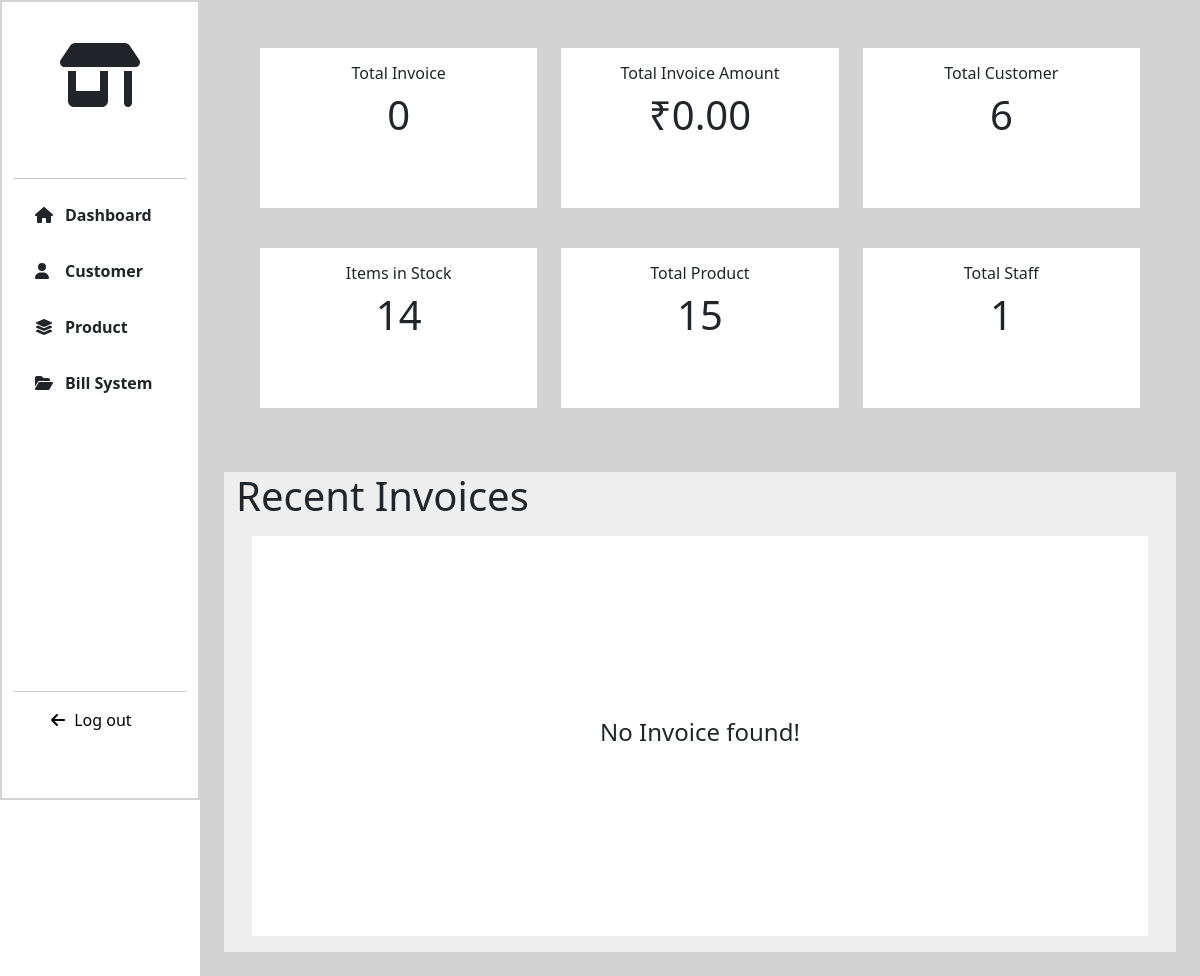
Page /dashboard/ (signed in) on the earlier database version.
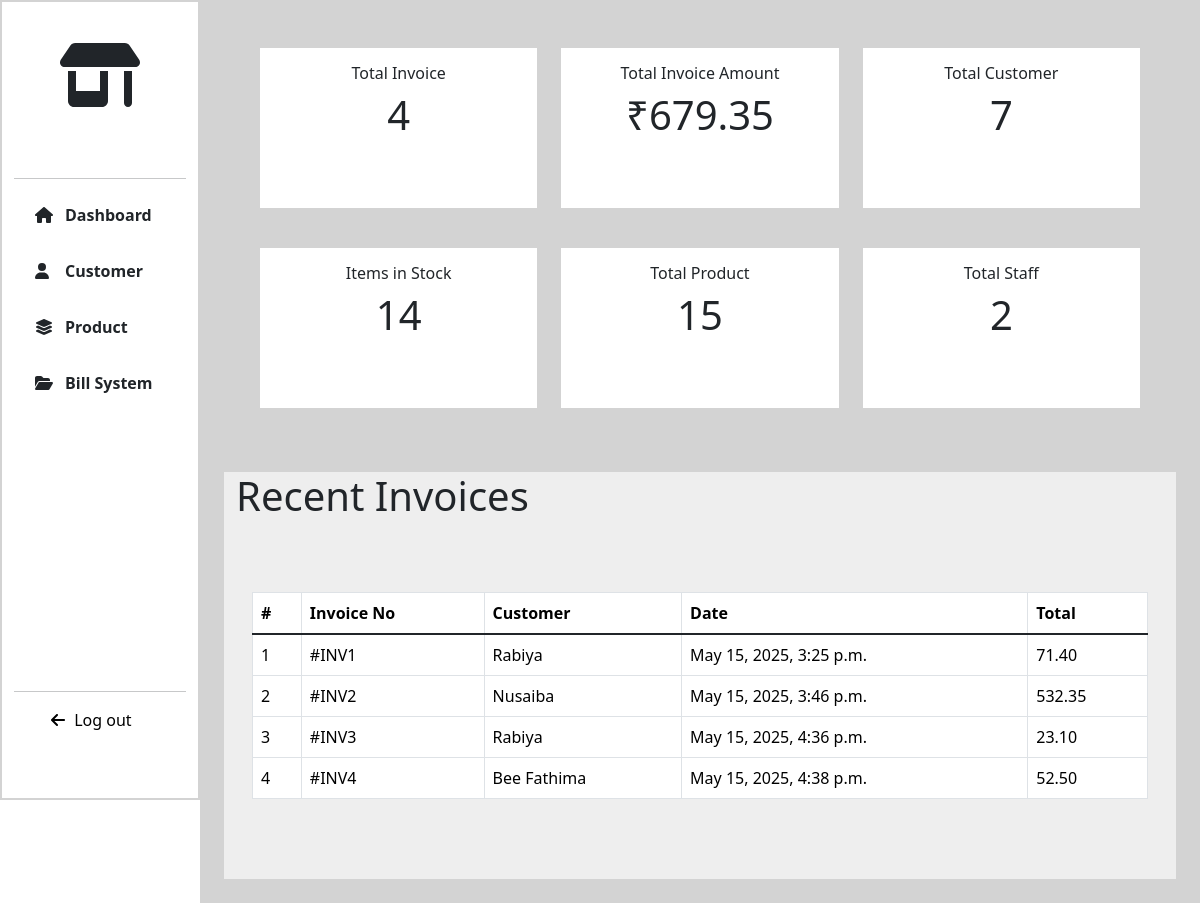
Same page on the later database version.
### BILLING/models.py (models this page shows, shortened)
class Invoice(models.Model):
    customer=models.ForeignKey(Customer,on_delete=models.CASCADE)
    staff=models.ForeignKey(User,on_delete=models.CASCADE)
    date=models.DateTimeField(auto_now_add=True)
    gst_percentage=models.IntegerField(default=5)
    total = models.DecimalField(max_digits=15,decimal_places=2,default=0)
    grand_total=models.DecimalField(max_digits=15,default=0,decimal_places=2)

### CUSTOMER/models.py (models this page shows, shortened)
class Customer(models.Model):
    fullname=models.CharField(max_length=255)
    phone=models.IntegerField()
    address=models.TextField()

### MAIN_APP/views.py (the view)
# urls.py: path('dashboard/',views.dashboard, name='dashboard'),
@login_required
def dashboard(request):
    invoices=Invoice.objects.all().count()
    customers=Customer.objects.all().count()
    products=Product.objects.all().count()
    staffs=User.objects.filter(is_staff=True,is_superuser=False).count()
    today = timezone.now().date()
    recent_invoice=Invoice.objects.filter(date__date=today)
    total_invoice_amount=Invoice.objects.all().aggregate(total_sum=(Sum('grand_total')))['total_sum'] or 0.00
    stocks = Product.objects.filter(stock__gt=0).count()
    return render(request,'dashboard.html',locals())

### Templates/dashboard.html (shortened to what this page needs)
{% extends 'extends.html' %}
{% load static %}
{% block content %}
<div class="col-lg-10 col-md-9 col-sm-9 page-col">
    <div class="dashboard-content p-4">
        <div class="row p-4" style="height: auto;">
            <div class="col-lg-4">
                <div class="dashboard-box">
                    <div class="box-content">
                        <h6>Total Invoice</h6>
                        <h1>{{ invoices }}</h1>
                    </div>
                </div>
            </div>
            <div class="col-lg-4">
                <div class="dashboard-box">
                    <div class="box-content">
                        <h6>Total Invoice Amount</h6>
                        <h1>₹{{ total_invoice_amount|floatformat:2 }}</h1>
                    </div>
                </div>
            </div>
            <div class="col-lg-4">
                <div class="dashboard-box">
                    <div class="box-content">
                        <h6>Total Customer</h6>
                        <h1>{{ customers }}</h1>
                    </div>
                </div>
            </div>
            <div class="col-lg-4">
                <div class="dashboard-box">
                    <div class="box-content">
                        <h6>Items in Stock</h6>
                        <h1>{{ stocks }}</h1>
                    </div>
                </div>
            </div>
            <div class="col-lg-4">
                <div class="dashboard-box">
                    <div class="box-content">
                        <h6>Total Product</h6>
                        <h1>{{ products }}</h1>
                    </div>
                </div>
            </div>
            <div class="col-lg-4">
                <div class="dashboard-box">
                    <div class="box-content">
                        <h6>Total Staff</h6>
                        <h1>{{ staffs }}</h1>
                    </div>
                </div>
            </div>
        </div>
        <div class="row" style="height: auto;">
            <div class="recent-invoice">
                <h1>Recent Invoices</h1>
                <div class="invoice-content">
                    {% if recent_invoice %}
                    <div class="table-div">
                        <div class="table-responsive" >
                        <table class="table table-hover table-bordered">
                            <thead>
                                <tr>
                                    <th scope="col">#</th>
                                    <th scope="col">Invoice No</th>
                                    <th scope="col">Customer</th>
                                    <th scope="col">Date</th>
                                    <th scope="col">Total</th>
                                </tr>
                                </thead>
                                <tbody class="table-group-divider">
                                    {% for invoice in recent_invoice %}
                                    <tr>
                                        <td class="text-nowrap">{{ forloop.counter }}</td>
                                        <td class="text-nowrap">#INV{{ invoice.id }}</td>
                                        <td class="text-nowrap">{{ invoice.customer.fullname }}</td>
                                        <td class="text-nowrap">{{ invoice.date }}</td>
                                        <td class="text-nowrap">{{ invoice.grand_total }}</td>
                                    </tr>
                                    {% endfor %}
                                </tbody>
                        </table>
                        </div>
                    </div>
                {% else %}
                    <div class="else">
                            <div class="p-4 text-center text-box">
                            <h4>No Invoice found!</h4>
                            </div>
                    </div>
                {% endif %}
                </div>
            </div>
        </div>
    </div>
</div>
{% endblock %}

### Templates/extends.html (shortened to what this page needs)
<!DOCTYPE html>
{% load static %}
<html lang="en">
<head>
    <link rel="stylesheet" href="{% static '/CSS/index.css' %}">
    <link rel="stylesheet" href="{% static '/CSS/dashboard.css' %}">
    <link href="https://cdn.jsdelivr.net/npm/bootstrap@5.3.5/dist/css/bootstrap.min.css" rel="stylesheet">
    <link rel="stylesheet" href="https://cdnjs.cloudflare.com/ajax/libs/bootstrap/5.3.3/css/bootstrap.min.css">
    <link rel="stylesheet" href="https://cdnjs.cloudflare.com/ajax/libs/font-awesome/6.7.2/css/all.min.css" />
</head>
<body>
    <div class="dashboard-page">
        <div class="container-fluid">
            <div class="row">
                <div class="col-lg-2 col-md-3 col-sm-3 icon-col">
                    <div class="main-icon">
                         <div>
                            <i class="fa-solid fa-shop"></i>
                         </div>
                    </div>
                    <hr>
                    <div class="sub-icon">
                        <ul class="list-group">
                            <a href="{% url 'dashboard' %}" class="list-group-item"><span><i class="fa-solid fa-house"></i></span> <p>Dashboard</p></a>
                            <a href="{% url 'customers' %}" class="list-group-item"><span><i class="fa-solid fa-user"></i></span><p>Customer</p></a>
                            <a href="{% url 'products_list' %}" class="list-group-item"><span><i class="fa-solid fa-layer-group"></i></span><p>Product</p></a>
                            <a href="{% url 'invoices' %}" class="list-group-item"><span><i class="fa-solid fa-folder-open"></i></span><p>Bill System</p></a>
                        </ul>
                    </div>
                    <hr>
                    <div class="end-icon">
                        <ul>
                            <a class="logout_btn" href="{% url 'logout_page' %}"><span><i class="fa-solid fa-arrow-left"></i></span> Log out</a>
                        </ul>
                    </div>
                </div>
                {% block content %}
                {% endblock %}
            </div>
        </div>
    </div>
</body>
</html>

### static/CSS/index.css (style rules this page uses)
body { margin: 0px; padding: 0px; box-sizing: border-box; }

### static/CSS/dashboard.css (style rules this page uses)
.table-responsive { width: 100%; overflow-x: auto; }
.row { height: 100vh; }
.icon-col { border: 2px solid lightgray ; position: fixed; height: 100vh; }
.main-icon { height: 20vh; position: relative; }
.main-icon div { text-align: center; font-size: 64px; padding: 25px; }
.sub-icon { height: 60vh; }
.list-group-item { border: transparent !important; display: flex !important; }
.list-group-item span { padding: 0 5px; width: 35px; }
.list-group-item p { font-weight: 600; }
.end-icon .logout_btn { text-decoration: none; color: #000; }
.end-icon .logout_btn span { padding: 5px; }
.page-col { background-color: lightgray; margin-left: auto; }
.table-div { padding: 4rem 1rem; }
.dashboard-content .dashboard-box { text-align: center; height: 25vh; }
.dashboard-box .box-content { background-color: #fff; margin: auto; padding: 1rem; height: 20vh; }
.recent-invoice { background-color: #eee; }

Differences in the rows shown:
added Invoice: id "1", customer.fullname "Rabiya", date "May 15, 2025, 3:25 p.m.", grand_total "71.40"
added Invoice: id "2", customer.fullname "Nusaiba", date "May 15, 2025, 3:46 p.m.", grand_total "532.35"
added Invoice: id "3", customer.fullname "Rabiya", date "May 15, 2025, 4:36 p.m.", grand_total "23.10"
added Invoice: id "4", customer.fullname "Bee Fathima", date "May 15, 2025, 4:38 p.m.", grand_total "52.50"
Other differences:
{{ invoices }}: "0" → "4"
{{ total_invoice_amount|floatformat:2 }}: "0.00" → "679.35"
{{ customers }}: "6" → "7"
{{ staffs }}: "1" → "2"
text no longer shown: "No Invoice found!"
text now shown: "# Invoice No Customer Date Total"
